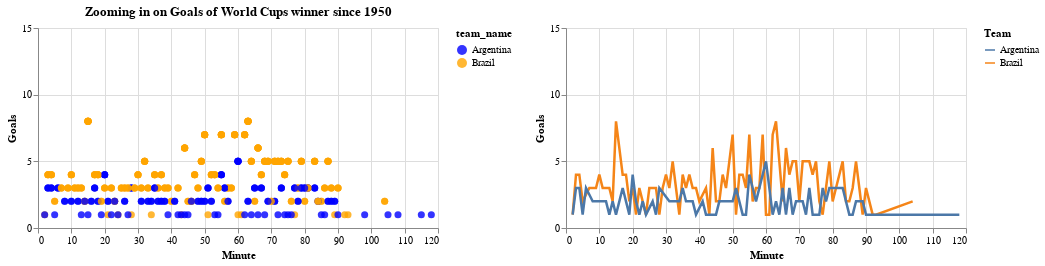

Notebook cell for this chart:
### Code cell
line = alt.Chart(df4).mark_line(strokeWidth=2.5).encode(
    x=alt.X('minute:Q', title='Minute'),
    y=alt.Y('Goals:Q', title='Goals', scale=alt.Scale(domain=[0,15]), axis=alt.Axis(values=[0,5,10,15])),
    color=alt.Color('team_name:N', title='Team'),
    tooltip=['team_name', 'minute', 'Goals']
).transform_filter("datum.team_name == Team1 || datum.team_name == Team2"
).transform_filter(brush
).add_params(team1_param, team2_param
).properties(
    width=400,
    height=200,
)

final_viz4 = alt.hconcat(scatter, line).resolve_scale(color='independent')
final_viz4

### Figure 1 — Vega-Lite specification as saved in the notebook (floating-point values rounded to 4 significant figures; data arrays with more than 128 entries replaced by an {"elided": "..."} marker saying what was removed)
{"$schema": "https://vega.github.io/schema/vega-lite/v5.20.1.json", "config": {"view": {"continuousHeight": 300, "continuousWidth": 300}}, "data": {"name": "data-88fe94d3cfc62646ed609b171f5c2518"}, "datasets": {"data-88fe94d3cfc62646ed609b171f5c2518": {"elided": "1348 records"}}, "hconcat": [{"encoding": {"color": {"field": "team_name", "scale": {"range": ["blue", "orange"]}, "title": "team_name", "type": "nominal"}, "tooltip": [{"field": "team_name", "type": "nominal"}, {"field": "minute", "type": "quantitative"}, {"field": "Goals", "type": "quantitative"}], "x": {"field": "minute", "title": "Minute", "type": "quantitative"}, "y": {"axis": {"values": [0, 5, 10, 15]}, "field": "Goals", "scale": {"domain": [0, 15]}, "title": "Goals", "type": "quantitative"}}, "height": 200, "mark": {"opacity": 0.8, "size": 50, "type": "circle"}, "name": "view_61", "title": "Zooming in on Goals of World Cups winner since 1950", "transform": [{"filter": "datum.team_name == Team1 || datum.team_name == Team2"}], "width": 400}, {"encoding": {"color": {"field": "team_name", "title": "Team", "type": "nominal"}, "tooltip": [{"field": "team_name", "type": "nominal"}, {"field": "minute", "type": "quantitative"}, {"field": "Goals", "type": "quantitative"}], "x": {"field": "minute", "title": "Minute", "type": "quantitative"}, "y": {"axis": {"values": [0, 5, 10, 15]}, "field": "Goals", "scale": {"domain": [0, 15]}, "title": "Goals", "type": "quantitative"}}, "height": 200, "mark": {"strokeWidth": 2.5, "type": "line"}, "transform": [{"filter": "datum.team_name == Team1 || datum.team_name == Team2"}, {"filter": {"param": "time_brush"}}], "width": 400}], "params": [{"bind": {"input": "select", "name": "Team 1", "options": ["Argentina", "Brazil", "England", "France", "Germany", "Italy", "Spain", "Uruguay"]}, "name": "Team1", "value": "Argentina"}, {"bind": {"input": "select", "name": "Team 2", "options": ["Argentina", "Brazil", "England", "France", "Germany", "Italy", "Spain", "Uruguay"]}, "name": "Team2", "value": "Brazil"}, {"name": "time_brush", "select": {"encodings": ["x", "y"], "type": "interval"}, "views": ["view_61"]}], "resolve": {"scale": {"color": "independent"}}}
